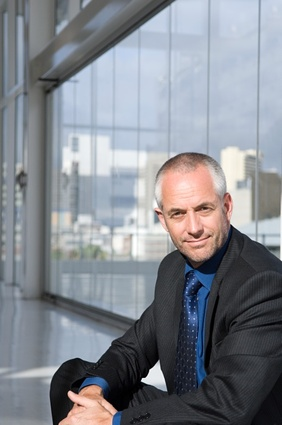
#> input picture images/person/3174790355_2d71cc35bd.jpg, 282 x 425 px, found by its file name
$ python for_present.py   (older library calls are emulated)
#> lines starting #> are read from the running program, lines starting #| are printed output that depends on the picture
### common.py
from skimage.measure import compare_ssim as ssim
from skimage.measure import compare_psnr as psnr
from skimage.util import  random_noise

from image import *
from result import *

from os.path import join
import json
import os
import numpy
import cv2
import shutil

class Common:
	'''
	This class contain common function
	'''

	def __init__(self):
		self.dir_res = "optimal"
		self.lRes = []

	def PSNR(self, img, nimg):
		'''
		:param img:  original image
		:param nimg: noised image
		:return: return value of PSNR
		'''
		return psnr(img, nimg, data_range=255)

	# [29 lines left out: functions get_result, SSIM, add_noise_to_list, not called in this run]

	def add_noise(self, img, variance):
		'''

		:param img:  original image
		:param variance:  variance of noise
		:return:
		'''
		return random_noise(img.copy() / 255, mode='gaussian', var=variance, clip=True) * 255

	# [144 lines left out: functions save_res_optimal_alg, get_optimal_param, get_images, get_list_variance, init_result, read_json, not called in this run]

### denoise_algorithms/NL_mean.py
import numpy
import cv2
from denoise_algorithms.ADenoiser import *

class NL_mean(ADenoiser):
	def __init__(self,params=None):
		if params is None:
			self.params = {}
			self.params["template_size"] = 7
			self.params["search_size"] = 16
			self.params["similar"] = 20
		else:
			self.params = params

		self.params["template_size"] = int(self.params["template_size"])
		self.params["search_size"] = int(self.params["search_size"])
		self.params["similar"] = int(self.params["similar"])

		ADenoiser.__init__(self,"NL_mean", self.params)

	def get_name(self):
		return ADenoiser.get_name(self)

	def denoise(self, dataImage):
		denoised_im = numpy.zeros_like(dataImage)
		denoised_im = cv2.fastNlMeansDenoisingColored(dataImage.astype("uint8").copy(),\
													  templateWindowSize=self.params["template_size"], \
													  searchWindowSize=self.params["search_size"],\
													  h=self.params["similar"],hColor=self.params["similar"])


		return denoised_im

### denoise_algorithms/ADenoiser.py
import numpy
import json
""" TODO ADD EQUAL OPERATOR. IT COMPARE NAME OF ALG AND PARAM"""
""" TODO ADD VALIDATE PARAM """
#params - is dict of different parameters of some alg
class ADenoiser:
	def __init__(self, name, params=None):
		self.name = name
		if params is None:
			self.params = {}
		else:
			self.params = params

	# [19 lines left out: functions equal_params, getUpDict, not called in this run]

	def set_parameters(self, params):
		self.params = params

	def get_name(self):
		return self.name

	def disp_parameters(self):
		return self.params

	def denoise(self, image):
		pass

	# [11 lines left out: function __str__, not called in this run]

### for_present.py
import math
from denoise_algorithms.NL_mean import *
from common import *
from  skimage.util import  random_noise
import matplotlib.pyplot as plt
import cv2

path_to_image = "C:\\Users\\nikit\\PycharmProjects\\diploma\\images\\person\\3174790355_2d71cc35bd.jpg"
def fix_diam_sigma_i():
    l_Bilateral=[]
    ps  = range(1,15,1)
    params = {}

    t_s = 7
    s_s = 11
    sim = 35
    for t_s in ps:
        params["template_size"] = t_s
        params["search_size"] = s_s
        params["similar"] = sim
        l_Bilateral.append(NL_mean(params.copy()))

    return (l_Bilateral, ps)

psnrs=[]
params=[]

common = Common()

orig_image = cv2.imread(path_to_image)
#> orig_image is the input picture: shape (425, 282, 3); mean B, G, R 142.7, 135.6, 131.8
noised_image = common.add_noise(orig_image, 0.05)
#> in add_noise, `return random_noise(img.copy() / 255, mode='gaussian', var=variance, c..`:
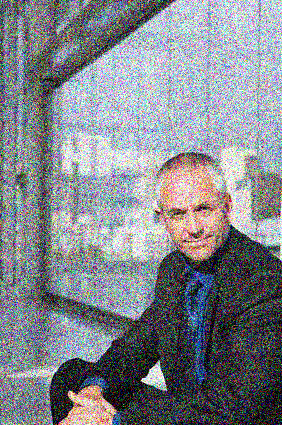
#> returned value: shape (425, 282, 3) float64; mean of channels 0, 1, 2 141.5, 135.5, 131.7; drawn as B, G, R

(lBil, params) = fix_diam_sigma_i()
i = 0
for bil in lBil:
    denoised = bil.denoise(noised_image)

    cv2.imwrite("bil"+str(i+1)+".png", denoised)
    i = i + 1
    psnr = common.PSNR(denoised, orig_image)

    psnrs.append(psnr)
#> this loop made 14 passes
#> psnr on passes 1 to 12: 19.91, 24.45, 24.45, 24.74, 24.74, 24.63, 24.63, 24.52, 24.52, 24.4, 24.4, 24.32
#> pass 1, in denoise, `denoised_im = cv2.fastNlMeansDenoisingColored(dataImage.astype("uint8"..`:
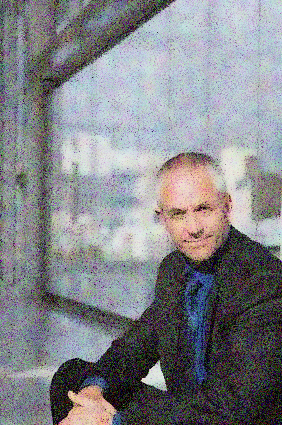
#> denoised_im: shape (425, 282, 3); mean B, G, R 137.5, 133.2, 131.8
#> pass 2, in denoise (call 2), `denoised_im = cv2.fastNlMeansDenoisingColored(dataImage.astype("uint8"..`:
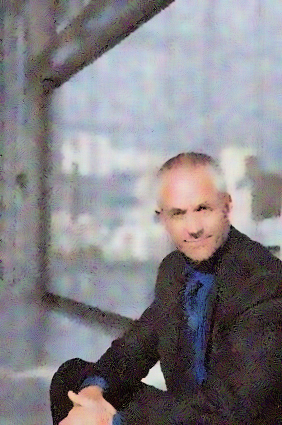
#> denoised_im: shape (425, 282, 3); mean B, G, R 135, 130, 133.3
#> after the loop:
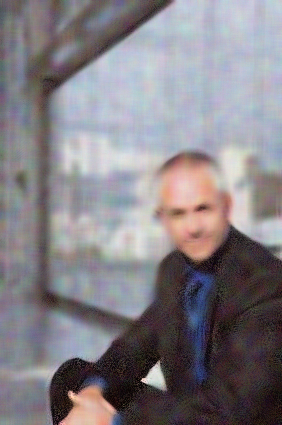
#> denoised: shape (425, 282, 3); mean B, G, R 133.3, 127.9, 132.5
#> after the loop, i = 14; psnrs = [19.91, 24.45, 24.45, 24.74, 24.74, 24.63, 24.63, 24.52, 24.52, 24.4, 24.4, 24.32, 24.32, 24.23]


#sort
plt.plot(params,psnrs)
plt.show()
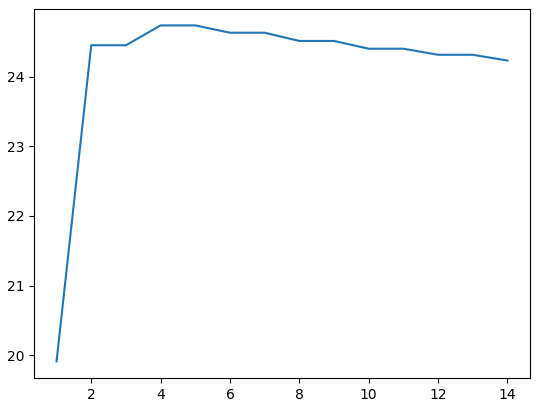
#> figure drawn by matplotlib, 1 panel; curve peaks at x = 4, y = 24.74
